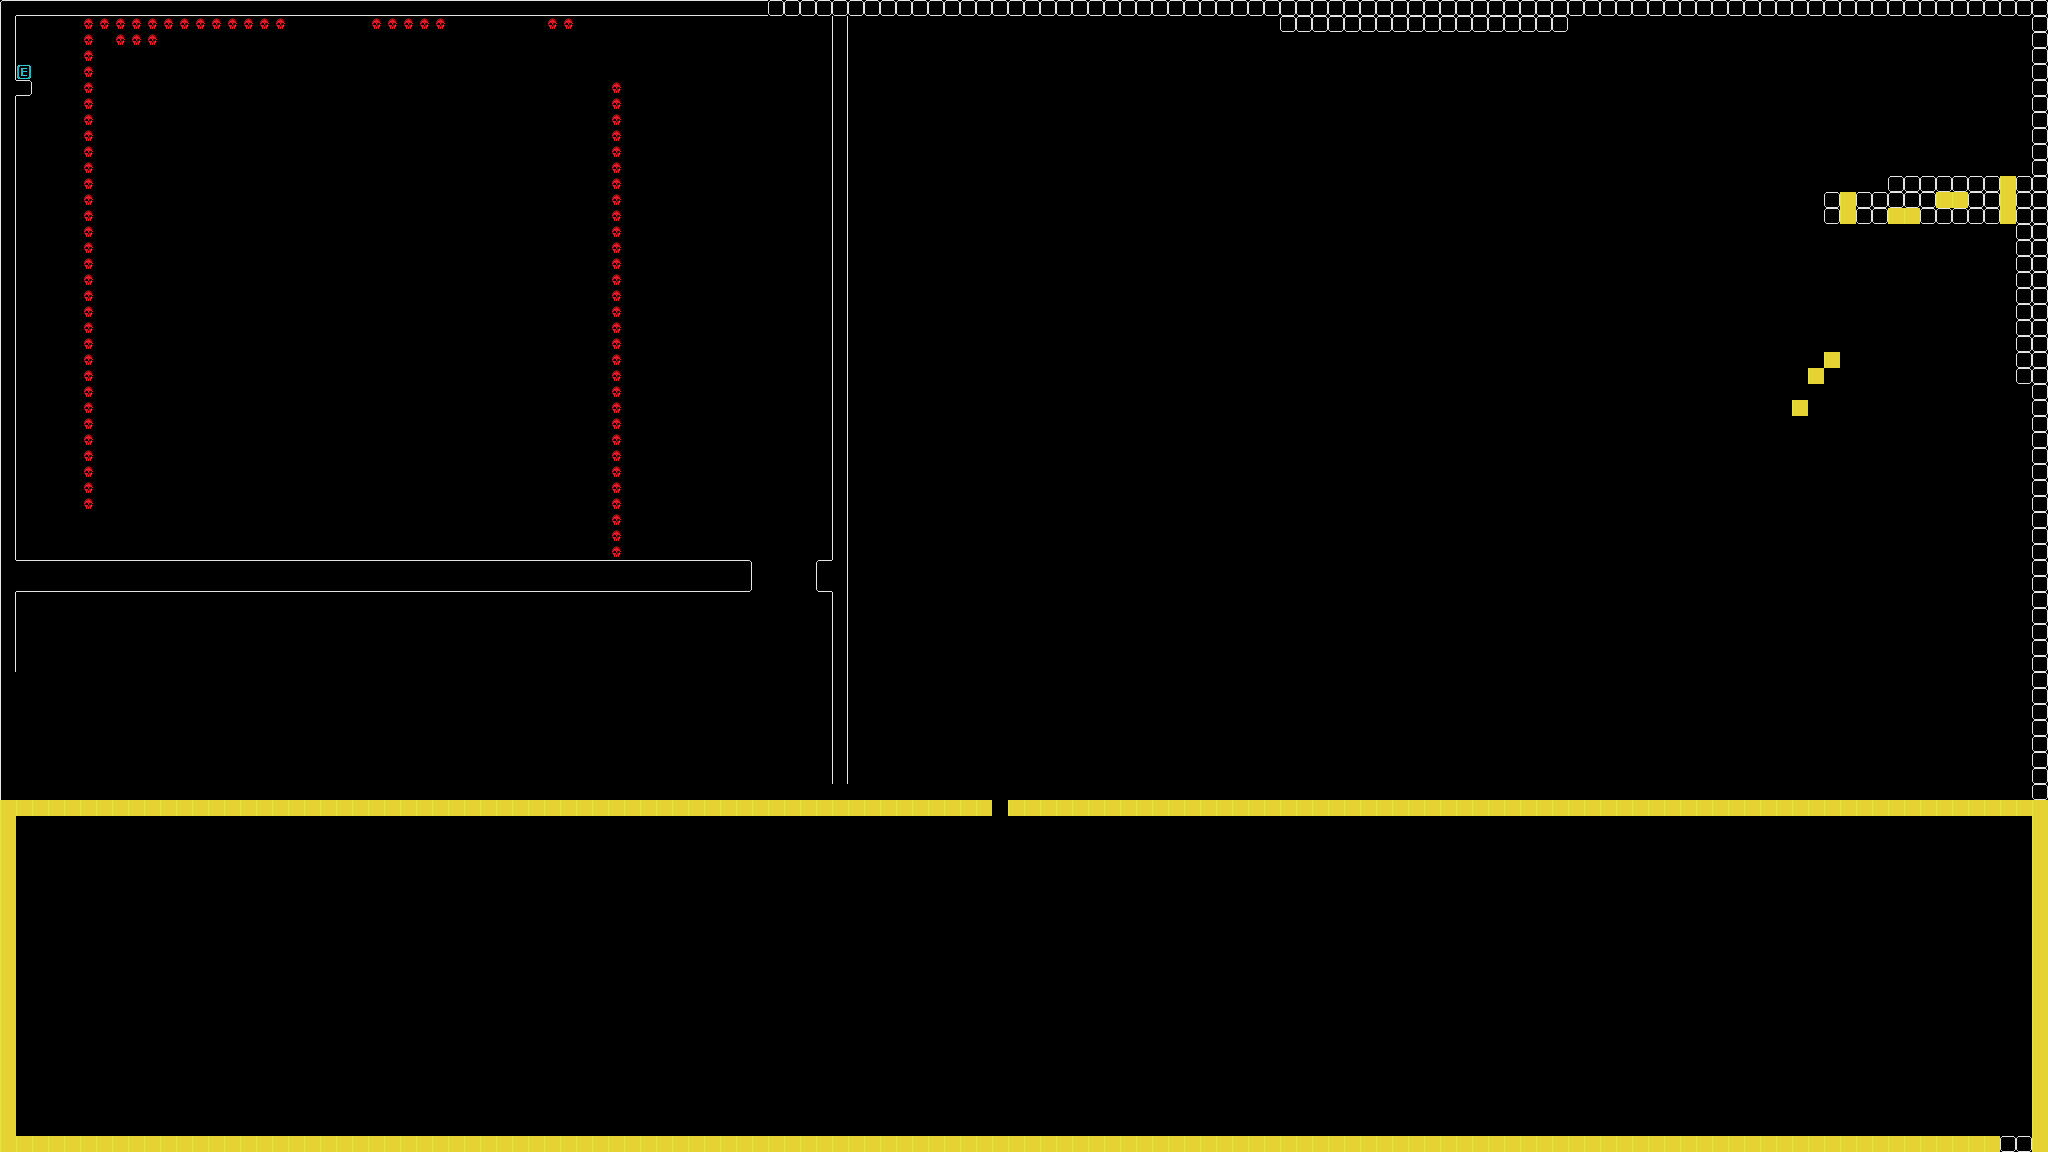

This game map was drawn from its Tiled (.tmx) file and the tilesets committed beside it. A one-line description and the trimmed map source follow:
An orthogonal 128x72 tile map with 16x16 px tiles, 1 tile layer (collision) and 6 objects (4x pelter, player, blinker).

<map version="1.0" orientation="orthogonal" width="128" height="72" tilewidth="16" tileheight="16">
 <properties>
  <property name="sectorshigh" value="1" />
  <property name="sectorswide" value="1" />
 </properties>
 <tileset firstgid="1" name="solids_32" tilewidth="16" tileheight="16">
  <image source="../graphics/tilesetspaceship.png" width="320" height="240" />
 </tileset>
 <layer name="collision" width="128" height="72" opacity="0.9">
  <data>[9216 cells, 814 non-empty, 20 distinct tile ids]</data>
 </layer>
 <objectgroup name="objects" width="128" height="72">
  <object type="player" x="1090" y="774" />
  <object type="blinker" x="1119" y="396" width="20" height="23">
   <properties>
    <property name="off" value="60" />
    <property name="offset" value="0" />
    <property name="on" value="120" />
   </properties>
  </object>
  <object type="pelter" x="21" y="1124" width="17" height="16">
   <properties>
    <property name="dir" value="0" />
   </properties>
  </object>
  <object type="pelter" x="2020" y="1120" width="17" height="16">
   <properties>
    <property name="dir" value="2" />
   </properties>
  </object>
  <object type="pelter" x="21" y="819" width="17" height="16">
   <properties>
    <property name="dir" value="0" />
   </properties>
  </object>
  <object type="pelter" x="2020" y="820" width="17" height="16">
   <properties>
    <property name="dir" value="2" />
   </properties>
  </object>
 </objectgroup>
</map>
